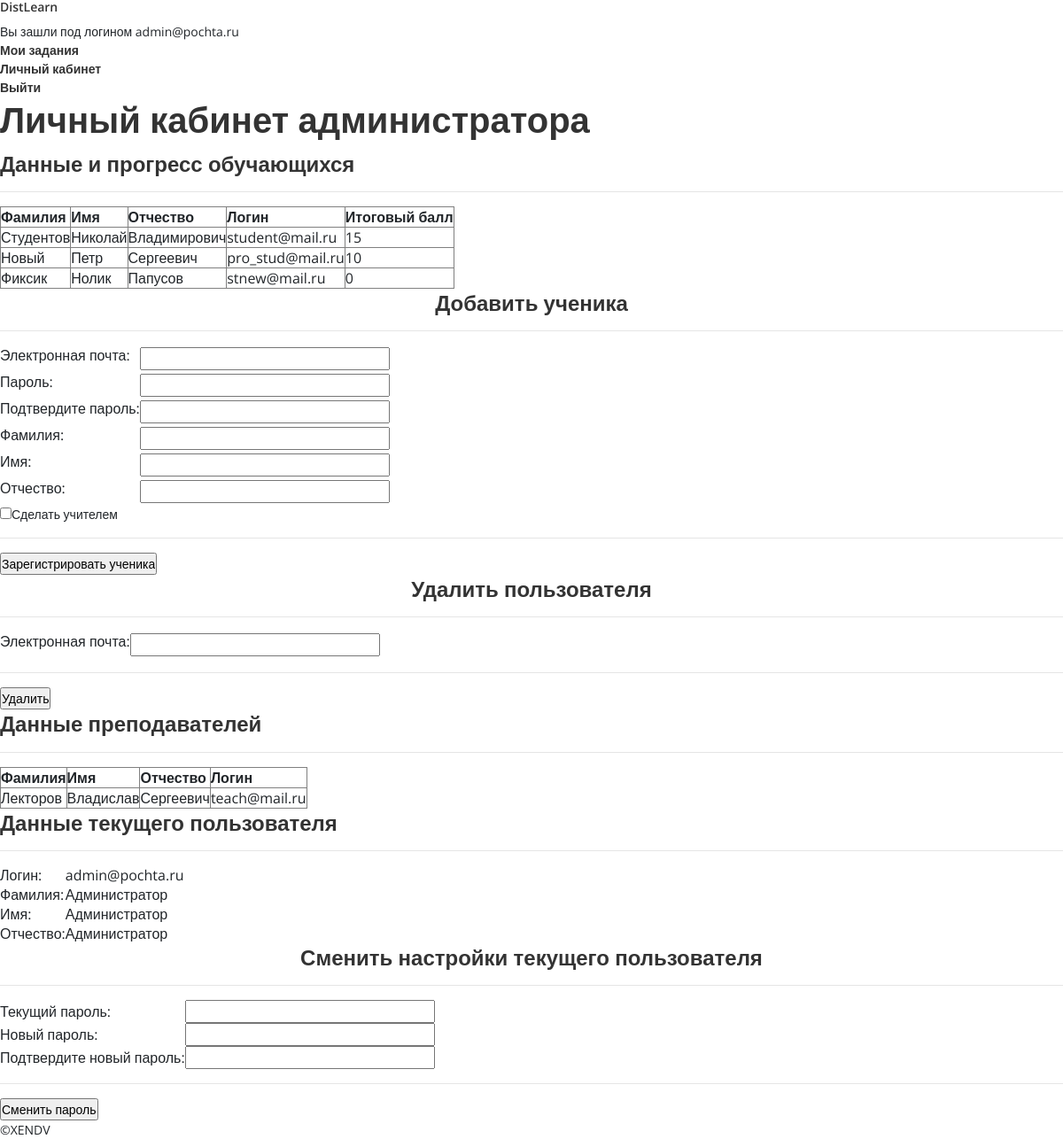
The page /t_main0.php (signed in) on the database its author committed.
### tables this page shows
CREATE TABLE `users` (
  `id` int(11) NOT NULL,
  `family_name` varchar(32) NOT NULL,
  `first_name` varchar(32) NOT NULL,
  `middle_name` varchar(32) NOT NULL,
  `login` varchar(32) NOT NULL,
  `password` varchar(32) NOT NULL,
  `group_id` int(1) NOT NULL,
  `s_score` int(8) DEFAULT 0
);

### t_main0.php (the view, shortened to what this page needs)
<html>
<head>
    <link rel="stylesheet" href="css/style.css">
</head>
<body vlink="rgb(57, 195, 219)" alink="rgb(57, 195, 219)">
<div class="header tr-background">
        <nav class="link-to-index h5" ><a href = "main.php" style = 'text-decoration: none'> DistLearn</a></nav>
        <nav class="header_cell">
            <text style="header_cell" >Вы зашли под логином
            <?php echo $_SESSION['user_login']?>
        </text>
        </nav>
        <nav class="header_cell">
        <a class="big_btn" href="themes_list.php">Мои задания</a>
        </nav>
        <nav class="header_cell">
        <a class="big_btn" href="main.php">Личный кабинет</a>
        </nav>
        <nav class="header_cell">
            <a class="big_btn" href="login.php?session_quit=1" name = "logout_btn">Выйти</a>
        </nav>
</div>
<div class = "content-wrapper2">
<div class = "content-block">
    <div class = "content ">
        <h1>Личный кабинет
        <?php if($_SESSION["user_group_id"]=="1")echo 'администратора</h1>';
        else echo 'преподавателя</h1>';
        ?>
    </div>
            <div class = "content">
                <h4>Данные и прогресс обучающихся</h4>
                <hr>
                <?php
                    echo '<table class="table_blue" border="1">';
                    echo '<thead>';
                    echo '<tr>';
                    echo '<th>Фамилия</th>';
                    echo '<th>Имя</th>';
                    echo '<th>Отчество</th>';
                    echo '<th>Логин</th>';
                    echo '<th>Итоговый балл</th>';
                    echo '</tr>';
                    echo '</thead>';
                    echo '<tbody><normal-text>';
                    $link = link_to_db("distlearn");
                    $sql = "SELECT * FROM `users` WHERE `group_id`=3";
                    $result = mysqli_query($link, $sql);
                    while($data = mysqli_fetch_array($result)){
                        echo '<tr>';
                        echo '<td>'.$data['family_name'].'</td>';
                        echo '<td>'. $data['first_name'].'</td>';
                        echo '<td>'.$data['middle_name'].'</td>';
                        echo '<td>'.$data['login'].'</td>';
                        echo '<td>'.$data['s_score'].'</td>';
                        echo '</tr>';
                    }
                    echo '<normal-text></tbody>';
                    echo '</table>';
                ?>
            </div>
            <div class = "content">
            <h4 style="text-align: center">Добавить ученика</h4>
            <hr>
            <form  id="reg_form" action="" method="POST" style="">
                <table>
                    <tr>
                        <td><label>Электронная почта:</label></td>
                        <td><input type="text" class="b2" name = "login" size = "32" maxlength = "32" required></td>
                    </tr>
                    <tr>
                        <td><label>Пароль:</label></td>
                        <td><input type="password" class="b2" name = "pass" size = "32" maxlength = "15" required></td>
                    </tr>
                    <tr>
                        <td><label>Подтвердите пароль:</label></td>
                        <td><input type="password" class="b2" name = "pass2" size = "32" maxlength = "32" required></td>
                    </tr>
                    <tr>
                        <td><label>Фамилия:</label></td>
                        <td><input type="text" class="b2" name = "f_name" size = "32" maxlength = "32" required></td>
                    </tr>
                    <tr>
                        <td><label>Имя:</label></td>
                        <td><input type="text" class="b2" name = "name" size = "32" maxlength = "32" required></td>
                    </tr>
                    <tr>
                        <td><label>Отчество:</label></td>
                        <td><input type="text" class="b2" name = "m_name" size = "32" maxlength = "32" required></td>
                    </tr>
                </table>
                <?php
                    if($_SESSION["user_group_id"]=="1"){
                        echo '<input type="checkbox" name="make_t">Сделать учителем</input>';
                    }
                ?>
                <hr>
                <input type="submit" class="big_btn" style="margin: 0 auto" id="add_btn" name="Submit" value="Зарегистрировать ученика" href="#" >
            </form>
        </div>
        <div class = "content">
            <h4 style="text-align: center">Удалить пользователя</h4>
            <hr>
            <form  id="del_form" action="" method="POST" style="">
                <table>
                    <tr>
                        <td><label>Электронная почта:</label></td>
                        <td><input type="text" class="b2" name = "del_login" size = "32" maxlength = "32" required></td>
                    </tr>
                </table>
                <hr>
                <input type="submit" class="big_btn" style="margin: 0 auto" id="del_btn" name="Submit" value="Удалить" href="#" >
            </form>
        </div>
         </div>
    <?php
    if($_SESSION["user_group_id"]=="1"){
        echo '<div class = "content-block">';
        echo '<div class = "content">';
        echo '<h4>Данные преподавателей</h4>';
        echo '<hr>';
        echo '<table class="table_blue" border="1">';
                    echo '<thead>';
                    echo '<tr>';
                    echo '<th>Фамилия</th>';
                    echo '<th>Имя</th>';
                    echo '<th>Отчество</th>';
                    echo '<th>Логин</th>';
                    echo '</tr>';
                    echo '</thead>';
                    echo '<tbody><normal-text>';
                    $link = link_to_db("distlearn");
        $sql = "SELECT * FROM `users` WHERE `group_id`=2";
        $result = mysqli_query($link, $sql);
        while($data = mysqli_fetch_array($result)){
            echo '<tr>';
            echo '<td>'.$data['family_name'].'</td>';
            echo '<td>'. $data['first_name'].'</td>';
            echo '<td>'.$data['middle_name'].'</td>';
            echo '<td>'.$data['login'].'</td>';
            echo '</tr>';
        }
        echo '<normal-text></tbody>';
        echo '</table>';
        echo '</div>';
        echo '</div>';
    }
    ?>
    <div class = "content-block">
        <div class = "content min-width: 70%">
            <h4>Данные текущего пользователя</h4>
            <hr>
            <text class="table_s" >
            <table  class="table_blue">
                <tr><td>Логин:</td> <td><?php echo $_SESSION['user_login']?></td></tr>
                <tr><td>Фамилия: </td> <td><?php echo $_SESSION['user_f_name']?></td></tr>
                <tr><td>Имя:  </td> <td><?php echo $_SESSION['user_name']?></td></tr>
                <tr><td>Отчество: </td> <td> <?php echo $_SESSION['user_m_name']?></td></tr>
            </table>
            </text>
        </div>
    </div>
    <div class = "content-block">
        <div class = "content">
            <h4 style="text-align: center">Сменить настройки текущего пользователя</h4>
            <hr>
            <form  action="change_pass_ver.php" method="POST" style="">
                <table><tr>
                    <td>Текущий пароль:</td>
                    <td><input type="password" class="b2" name = "curr_pass" size = "32" maxlength = "32" required></td></tr>
                    <tr><td>Новый пароль:</td>
                    <td><input type="password" class="b2" name = "new_pass" size = "32" maxlength = "32" required></td></tr>
                    <tr><td>Подтвердите новый пароль:</td>
                    <td><input type="password" class="b2" name = "new_pass2" size = "32" maxlength = "32" required></td></tr>
                </table>
                <hr>
                <input type="submit" class="big_btn" style="margin: 0 auto"  name="change_pass"  value="Сменить пароль" href="#">
            </form>
        </div>
    </div>
</div>
<?php require "includes/footer.php" ?>

### Не редачить, прошлый курсач/includes/footer.php
    <footer class="tr-background ">
            <nav class="header_cell">
                <text>&#169;XENDV</text>
            </nav>
    </footer>
</body>
</html>

### style.css (style rules this page uses)
* { margin: 0; padding: 0; }
body { font-family: "Open Sans", sans-serif; font-size: 14px; font-weight: 400; }
h1, h2, h3, h4, h5, h6 { color: rgba(0, 0, 0, 0.8); line-height: 1.3; font-weight: 700; }
a, a:hover, a:focus { -webkit-transition-duration: 500ms; transition-duration: 500ms; text-decoration: none; outline: 0 solid transparent; color: rgba(0, 0, 0, 0.8); font-weight: 600; font-size: 14px; }

### rows shown on the page
users: family_name "Студентов", first_name "Николай", middle_name "Владимирович", login "student@mail.ru", s_score "15"
users: family_name "Новый", first_name "Петр", middle_name "Сергеевич", login "pro_stud@mail.ru", s_score "10"
users: family_name "Фиксик", first_name "Нолик", middle_name "Папусов", login "stnew@mail.ru", s_score "0"
users: family_name "Лекторов", first_name "Владислав", middle_name "Сергеевич", login "teach@mail.ru"

### other values the page prints
$_SESSION['user_login'] "admin@pochta.ru"
$_SESSION['user_f_name'] "Администратор"
$_SESSION['user_name'] "Администратор"
$_SESSION['user_m_name'] "Администратор"
